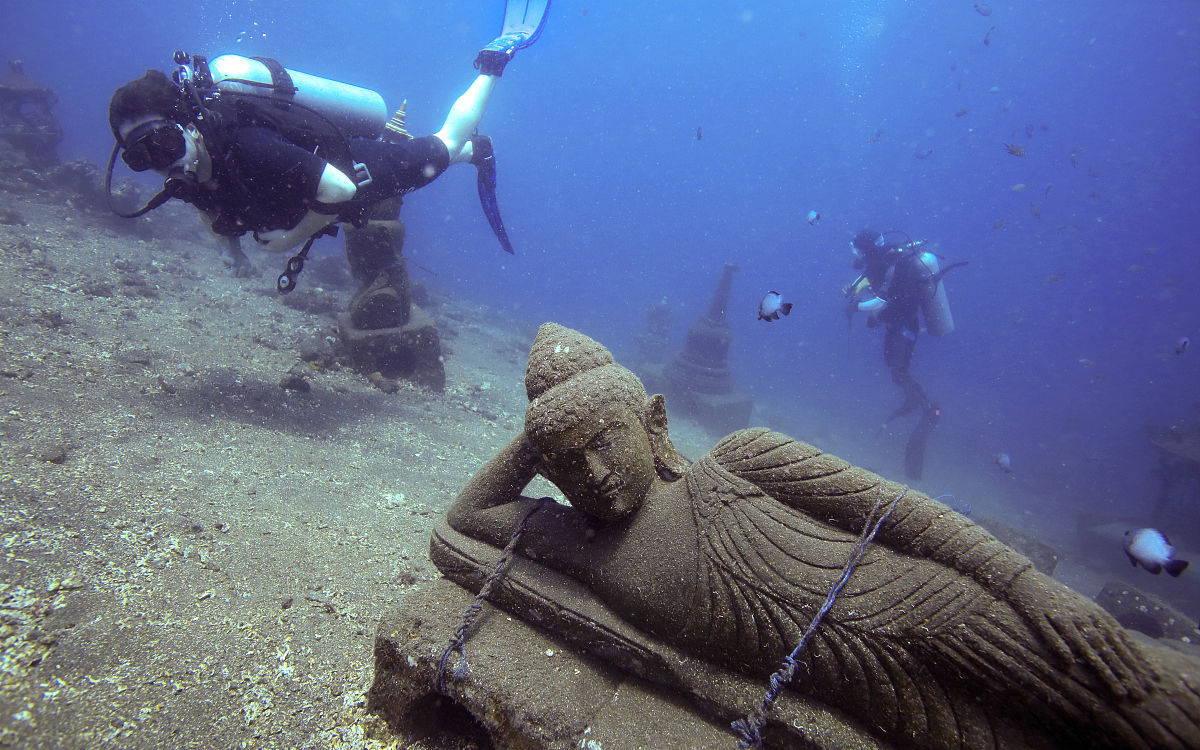
#> input picture depth maps-V2/3_img_.png, 1200 x 750 px
$ python depthEstimate.py   (older library calls are emulated)
#> lines starting #> are read from the running program, lines starting #| are printed output that depends on the picture
import cv2
import numpy as np

def generate_multi_blur_depth(image_path):
    # Load original image
#> called with image_path = '3_img_.png'
    img = cv2.imread(image_path)
#> img is the input picture: shape (750, 1200, 3); mean B, G, R 142.4, 106.9, 94.1
    if img is None:
        return

    # Preprocessing
    gray = cv2.cvtColor(img, cv2.COLOR_BGR2GRAY)
    gray_f = gray.astype(np.float32) / 255.0

    # --- Calculation 1: Local Variance Blur (Statistical) ---
    mean = cv2.boxFilter(gray_f, -1, (15, 15))
    sq_mean = cv2.boxFilter(gray_f**2, -1, (15, 15))
    variance = np.clip(sq_mean - mean**2, 0, None)
    var_map = cv2.normalize(variance, None, 0, 255, cv2.NORM_MINMAX).astype(np.uint8)
    # Invert so distant/blurry areas are "hotter" or lighter
    depth_var = 255 - var_map

    # --- Calculation 2: Laplacian Blur (Edge Density) ---
    # High values = sharp edges; Low values = blur
    laplacian = cv2.Laplacian(gray, cv2.CV_64F)
    laplacian_abs = np.uint8(np.absolute(laplacian))
    # Smooth the result to create a continuous map
    depth_lap = 255 - cv2.GaussianBlur(laplacian_abs, (25, 25), 0)
    depth_lap = cv2.normalize(depth_lap, None, 0, 255, cv2.NORM_MINMAX)

    # --- Calculation 3: Sobel Gradient Magnitude ---
    sobelx = cv2.Sobel(gray, cv2.CV_64F, 1, 0, ksize=5)
    sobely = cv2.Sobel(gray, cv2.CV_64F, 0, 1, ksize=5)
    mag = cv2.magnitude(sobelx, sobely)
    depth_sobel = 255 - cv2.normalize(mag, None, 0, 255, cv2.NORM_MINMAX).astype(np.uint8)

    # --- Visualization: Apply Colormaps ---
    # Mapping the grayscale depth to 'COLORMAP_INFERNO' for a heat-map look
    color_var = cv2.applyColorMap(depth_var, cv2.COLORMAP_INFERNO)
    color_lap = cv2.applyColorMap(depth_lap.astype(np.uint8), cv2.COLORMAP_JET)
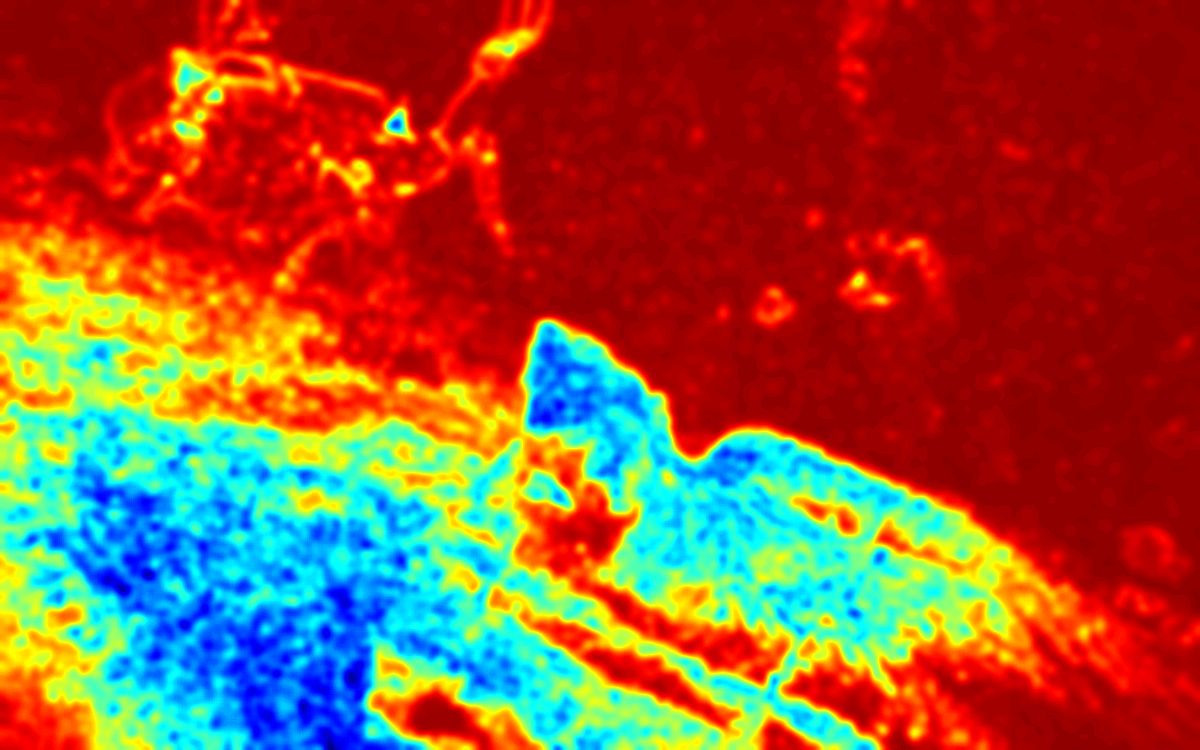
#> color_lap: shape (750, 1200, 3); mean B, G, R 54.7, 82.2, 151.4
    color_sobel = cv2.applyColorMap(depth_sobel, cv2.COLORMAP_VIRIDIS)
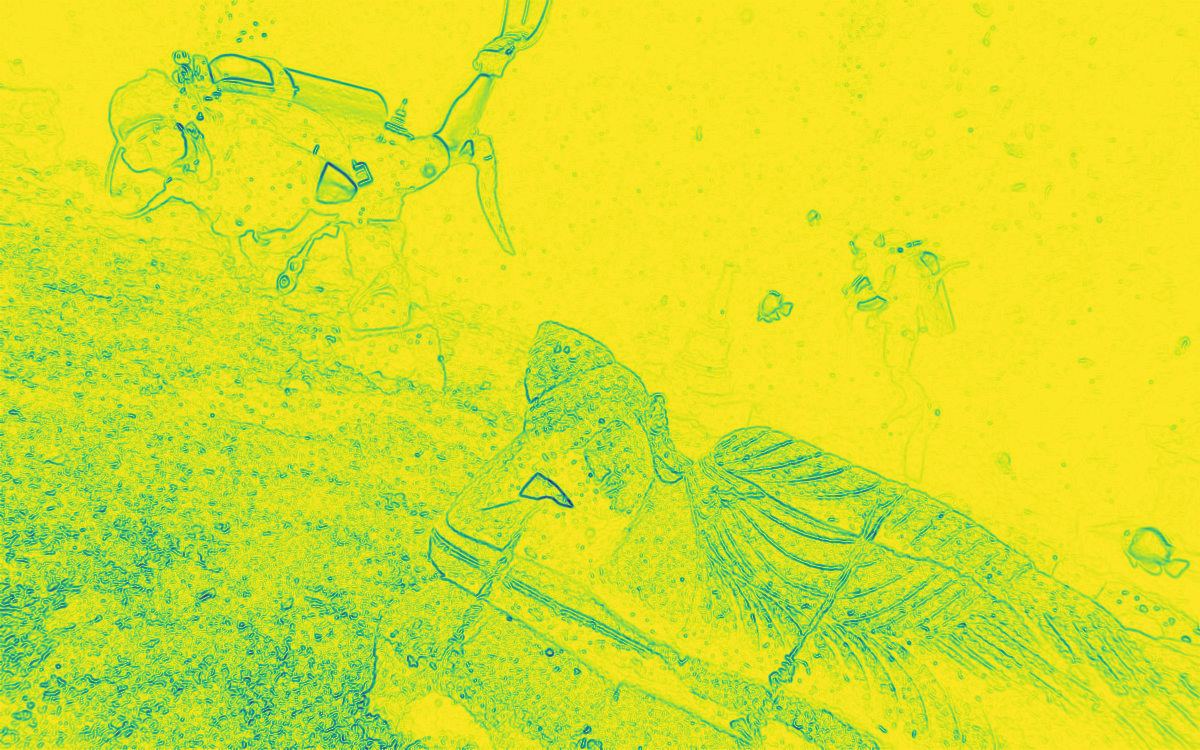
#> color_sobel: shape (750, 1200, 3); mean B, G, R 40.7, 224.2, 212.6

    # Combine for a dashboard view
    top_row = np.hstack((img, color_var))
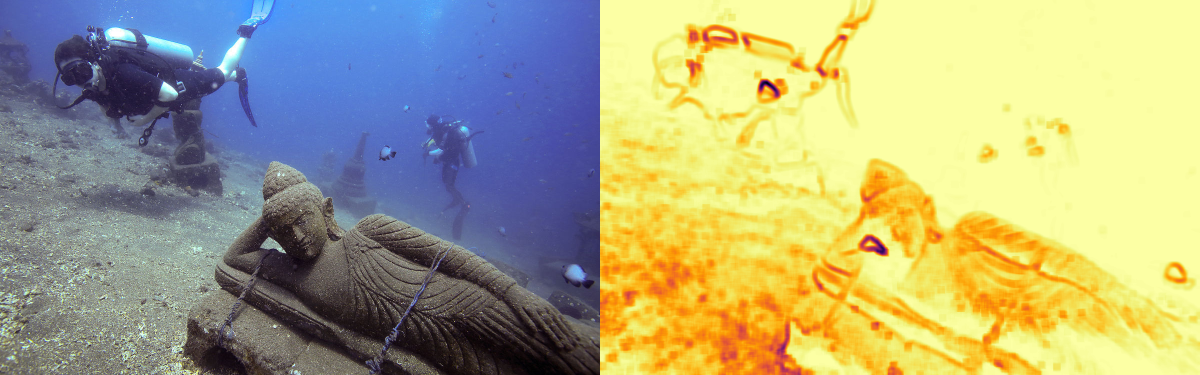
#> top_row: shape (750, 2400, 3) (shown at 1/2 size); mean B, G, R 130, 168.3, 171.2
    bottom_row = np.hstack((color_lap, color_sobel))
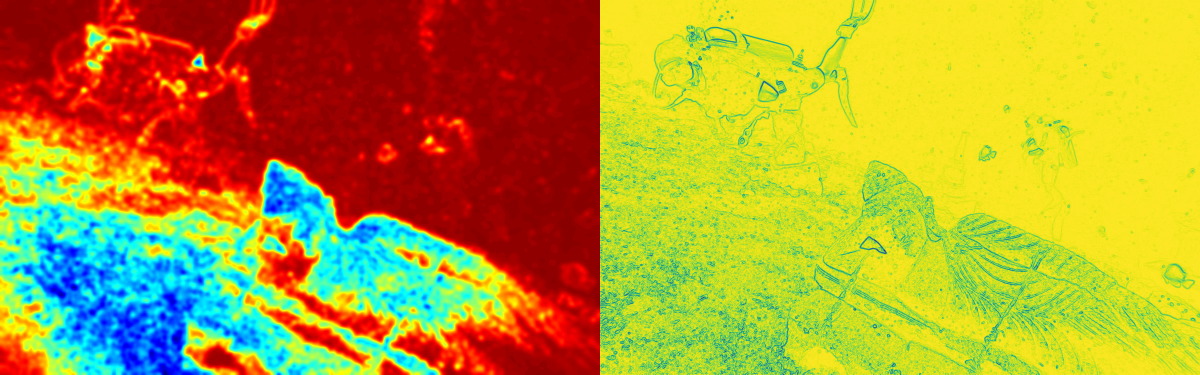
#> bottom_row: shape (750, 2400, 3) (shown at 1/2 size); mean B, G, R 47.7, 153.2, 182
    combined = np.vstack((top_row, bottom_row))
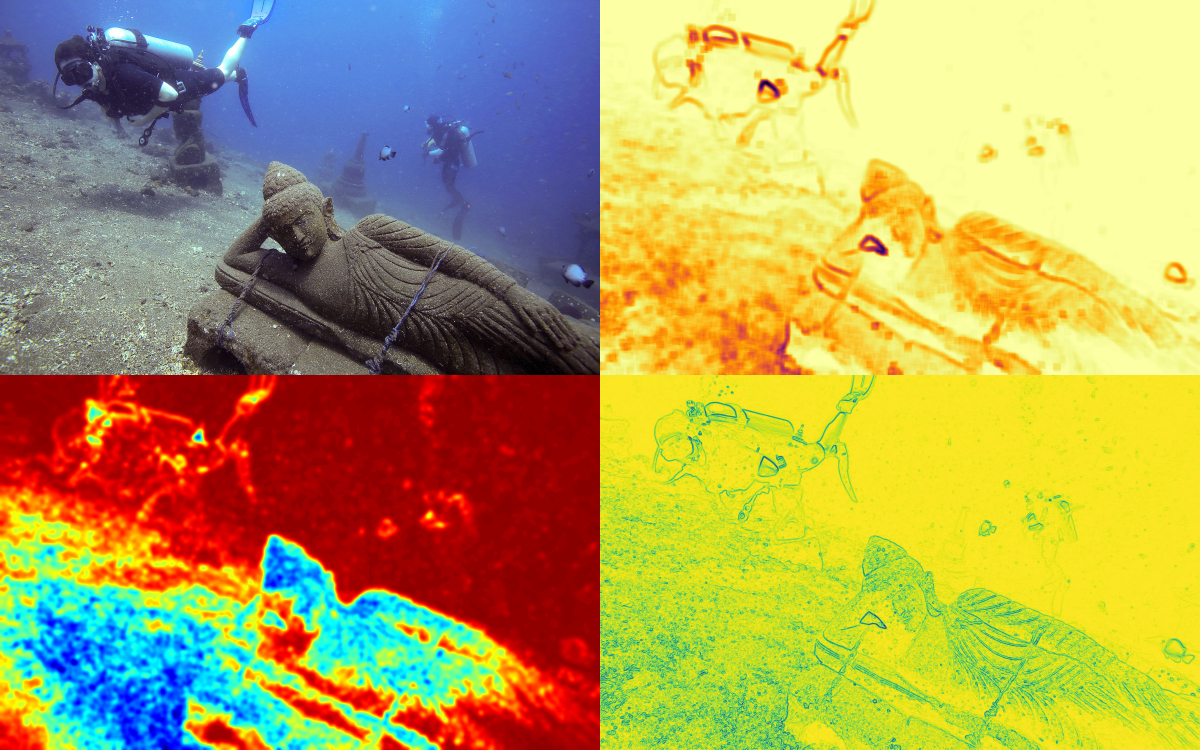
#> combined: shape (1500, 2400, 3) (shown at 1/2 size); mean B, G, R 88.8, 160.8, 176.6

    # Save outputs
    cv2.imwrite('multi_depth_comparison.png', combined)
    print("Multi-calculation maps saved as 'multi_depth_comparison.png'")

# Verbatim file reference
generate_multi_blur_depth("3_img_.png")
